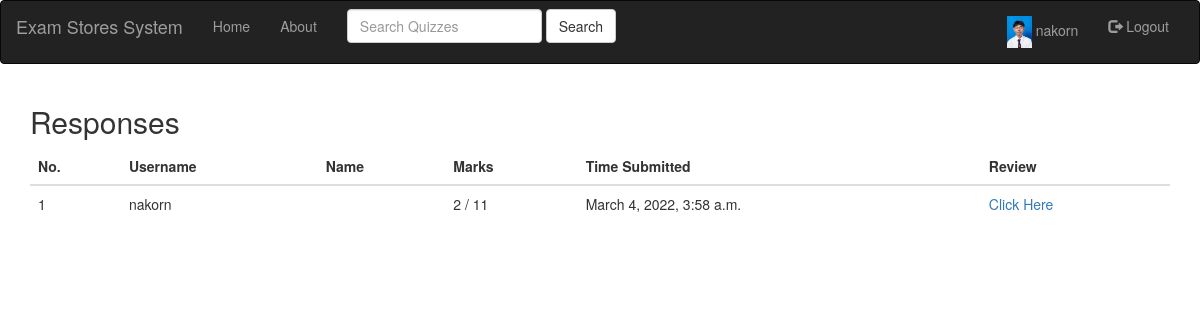
Screenshot of /response/12/ (signed in) with the database file from the repository.
### users/models.py (models this page shows, shortened)
class Profile(models.Model):
    user = models.OneToOneField(User, on_delete=models.CASCADE)
    image = models.ImageField(default="default.jpg", upload_to='profile_pics')

### quiz/models.py (models this page shows)
class QuizAnswer(models.Model):
    quiz_no = models.IntegerField()
    questions = models.IntegerField(default=0)
    marks = models.IntegerField(default=0)
    total_marks = models.IntegerField(default=0)
    date_posted = models.DateTimeField(default=timezone.now)
    author = models.ForeignKey(User, on_delete=models.CASCADE, related_name="author")
    title = models.CharField(max_length=50, default='')
    host = models.ForeignKey(User, on_delete=models.CASCADE, related_name="host", default=None)

### users/views.py (the view)
# urls.py: path('response/<int:pk>/', user_views.responses, name='responses'),
def responses(request, pk):
    response = QuizAnswer.objects.filter(quiz_no=pk)
    context = {
        'title': 'Responses',
        'response': response
    }
    return render(request, 'users/responses.html', context)

### users/templates/users/responses.html
{% extends "quiz/base.html" %}
 {% block content %}
<div class="container">
  <h2>Responses</h2>
  <table class="table table-hover">
    <thead>
      <tr>
          <th>No.</th>
        <th>Username</th>
        <th>Name</th>
        <th>Marks</th>
          <th>Time Submitted</th>
          <th>Review</th>
      </tr>
    </thead>
    <tbody>
        {% for entry in response %}
          <tr>
              <td>{{ forloop.counter }}</td>
              <td>{{ entry.author }}</td>
            <td>{{ entry.author.first_name }} {{ entry.author.last_name }}</td>
            <td>{{ entry.marks }} / {{ entry.total_marks }}</td>
            <td>{{ entry.date_posted }}</td>
              <td><a href="{% url 'review' pk=entry.quiz_no authors=entry.pk%}">Click Here</a></td>
          </tr>
        {% endfor %}
    </tbody>
  </table>
</div>
{% endblock %}

### quiz/templates/quiz/base.html (shortened to what this page needs)
<!DOCTYPE html>
<html>
<head>
    <link rel="stylesheet" href="https://maxcdn.bootstrapcdn.com/bootstrap/3.4.1/css/bootstrap.min.css">
</head>
<body>
    <nav id="menu" class="navbar navbar-inverse">
        <div class="container-fluid">
            <div class="navbar-header">
                <a class="navbar-brand" href="{% url 'quiz-home' %}">Exam Stores System</a>
            </div>
            <div class="collapse navbar-collapse" id="myNavbar">
                <ul class="nav navbar-nav" role="tablist">
                    <li><a href="{% url 'quiz-home' %}">Home</a></li>
                    <li><a href="{% url 'quiz-about' %}">About</a></li>
                </ul>
                <form class="navbar-form navbar-left" action="/searches" method="GET">
                    <div class="form-group">
                        <input type="text" class="form-control" placeholder="Search Quizzes" name="Search">
                    </div>
                    <button type="submit" class="btn btn-default">Search</button>
                </form>
                {% if user.is_authenticated %}
                <ul class="nav navbar-nav navbar-right">
                    <li>
                        <a href="{% url 'profile' %}"><img class="rounded-circle article-img" src="{{ request.user.profile.image.url }}" style="width:25px;"> {{request.user.username}}</a>
                    </li>
                    <li><a href="{% url 'logout' %}"><span class="glyphicon glyphicon-log-out"></span> Logout</a></li>
                </ul>
                {% else %}
                <ul class="nav navbar-nav navbar-right">
                    <li><a href="{% url 'register' %}"><span class="glyphicon glyphicon-user"></span> Sign Up</a></li>
                    <li><a href="{% url 'login' %}"><span class="glyphicon glyphicon-log-in"></span> Login</a></li>
                </ul>
                {% endif %}
            </div>
        </div>
    </nav>
    <div class="row">
        <div class="col-sm-3 "></div>
        <div class="col-sm-6 ">
        </div>
        <div class="col-sm-3 "></div>
    </div>
    {% block content %} {% endblock %}
</body>
</html>

### rows the page displays
QuizAnswer: author "nakorn", marks "2", total_marks "11", date_posted "March 4, 2022, 3:58 a.m."

### other values shown
{{ request.user.username }} "nakorn"
